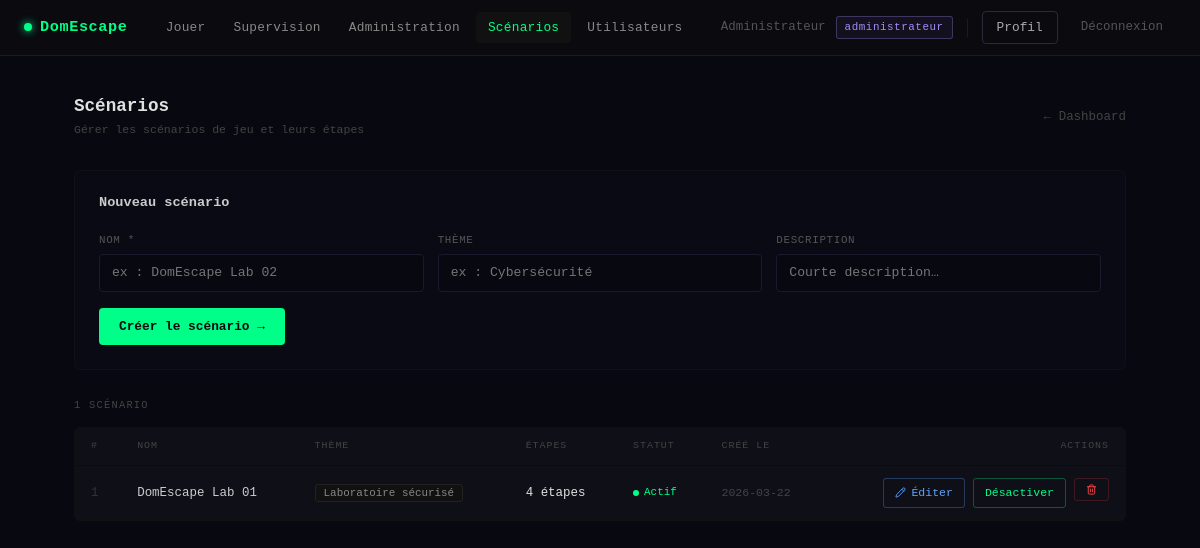
The app's page /admin/scenarios.php (signed in) with its own data.
### tables this page shows
CREATE TABLE scenario (
    id_scenario  INT AUTO_INCREMENT PRIMARY KEY,
    nom_scenario VARCHAR(150) NOT NULL,
    description  TEXT,
    theme        VARCHAR(100),
    actif        BOOLEAN      DEFAULT TRUE,
    cree_le      TIMESTAMP    DEFAULT CURRENT_TIMESTAMP
);

### admin/scenarios.php (the view, shortened to what this page needs)
<?php
$pdo     = getDB();
$scenarios = $pdo->query("
    SELECT s.*, COUNT(e.id_etape) AS nb_etapes
    FROM scenario s
    LEFT JOIN etape e ON s.id_scenario = e.id_scenario
    GROUP BY s.id_scenario
    ORDER BY s.cree_le DESC
")->fetchAll();
?>
<!DOCTYPE html>
<html lang="fr">
<head>
    <link href="https://cdn.jsdelivr.net/npm/bootstrap@5.3.0/dist/css/bootstrap.min.css" rel="stylesheet">
</head>
<body>
<?php require_once __DIR__ . '/../partials/nav.php'; ?>
<div class="admin-wrap">
    <div class="admin-header">
        <div>
            <h1>Scénarios</h1>
            <p>Gérer les scénarios de jeu et leurs étapes</p>
        </div>
        <a href="/domescape/admin/dashboard.php" style="font-size:.78rem; color:#444; text-decoration:none;">← Dashboard</a>
    </div>
    <div class="create-panel">
        <h2>Nouveau scénario</h2>
        <form method="POST">
            <div class="form-row">
                <div class="form-group">
                    <label>Nom *</label>
                    <input type="text" name="nom_scenario" placeholder="ex : DomEscape Lab 02" maxlength="150" required>
                </div>
                <div class="form-group">
                    <label>Thème</label>
                    <input type="text" name="theme" placeholder="ex : Cybersécurité" maxlength="100">
                </div>
                <div class="form-group">
                    <label>Description</label>
                    <input type="text" name="description" placeholder="Courte description…" maxlength="500">
                </div>
            </div>
            <button type="submit" class="btn-create">Créer le scénario →</button>
        </form>
    </div>
    <div class="section-label"><?= count($scenarios) ?> scénario<?= count($scenarios) != 1 ? 's' : '' ?></div>
    <div class="panel">
        <?php if (empty($scenarios)): ?>
            <div style="padding:32px; text-align:center; color:#333; font-size:.8rem;">Aucun scénario. Créez-en un ci-dessus.</div>
        <?php else: ?>
        <div style="overflow-x:auto;">
        <table>
            <thead>
                <tr>
                    <th>#</th>
                    <th>Nom</th>
                    <th>Thème</th>
                    <th>Étapes</th>
                    <th>Statut</th>
                    <th>Créé le</th>
                    <th style="text-align:right;">Actions</th>
                </tr>
            </thead>
            <tbody>
            <?php foreach ($scenarios as $s): ?>
                <tr>
                    <td style="color:#333;"><?= (int)$s['id_scenario'] ?></td>
                    <td style="color:#ccc; font-weight:500;"><?= htmlspecialchars($s['nom_scenario'], ENT_QUOTES, 'UTF-8') ?></td>
                    <td>
                        <?php if ($s['theme']): ?>
                            <span style="font-size:.68rem; color:#888; background:#111; border:1px solid #222; padding:2px 8px; border-radius:3px;">
                                <?= htmlspecialchars($s['theme'], ENT_QUOTES, 'UTF-8') ?>
                            </span>
                        <?php else: ?>
                            <span style="color:#333;">—</span>
                        <?php endif; ?>
                    </td>
                    <td style="color:<?= $s['nb_etapes'] > 0 ? '#e0e0e0' : '#444' ?>;">
                        <?= (int)$s['nb_etapes'] ?> étape<?= $s['nb_etapes'] != 1 ? 's' : '' ?>
                    </td>
                    <td>
                        <?php if ($s['actif']): ?>
                            <span class="active-badge">
                                <span class="dot" style="background:#00ff88;"></span>
                                <span style="color:#00ff88;">Actif</span>
                            </span>
                        <?php endif; ?>
                    </td>
                    <td style="color:#444; font-size:.72rem;"><?= htmlspecialchars(substr($s['cree_le'], 0, 10), ENT_QUOTES, 'UTF-8') ?></td>
                    <td>
                        <div style="display:flex; gap:8px; justify-content:flex-end;">
                            <a href="/domescape/admin/scenario_edit.php?id=<?= (int)$s['id_scenario'] ?>" class="btn-action btn-edit">
                                <i data-lucide="pencil" style="width:11px;height:11px;"></i> Éditer
                            </a>
                            <form method="POST" style="display:inline;">
                                <button type="submit" class="btn-action <?= $s['actif'] ? 'btn-toggle-on' : 'btn-toggle-off' ?>">
                                    <?= $s['actif'] ? 'Désactiver' : 'Activer' ?>
                                </button>
                            </form>
                            <form method="POST" style="display:inline;" onsubmit="return confirm('Supprimer ce scénario et toutes ses étapes ?');">
                                <button type="submit" class="btn-action btn-delete">
                                    <i data-lucide="trash-2" style="width:11px;height:11px;"></i>
                                </button>
                            </form>
                        </div>
                    </td>
                </tr>
            <?php endforeach; ?>
            </tbody>
        </table>
        </div>
        <?php endif; ?>
    </div>
</div>
</body>
</html>

### admin/scenarios.php (style rules this page uses)
body { background: #080810; color: #e0e0e0; font-family: 'Courier New', monospace; min-height: 100vh; }
a { color: #00ff88; }
.admin-wrap { max-width: 1100px; margin: 0 auto; padding: 40px 24px 80px; }
.admin-header { display: flex; justify-content: space-between; align-items: center; margin-bottom: 32px; }
.admin-header h1 { font-size: 1.1rem; font-weight: 700; margin: 0; color: #e0e0e0; }
.admin-header p { font-size: .72rem; color: #444; margin: 4px 0 0; }
.section-label { font-size: .65rem; letter-spacing: .12em; color: #444; text-transform: uppercase; margin-bottom: 14px; }
.panel { background: #0f0f18; border: 1px solid #111; border-radius: 6px; margin-bottom: 24px; overflow: hidden; }
table { width: 100%; border-collapse: collapse; font-size: .78rem; }
th { font-size: .62rem; letter-spacing: .1em; color: #444; text-transform: uppercase; padding: 11px 16px; text-align: left; font-weight: normal; border-bottom: 1px solid #0a0a14; }
td { padding: 12px 16px; border-bottom: 1px solid #0a0a14; vertical-align: middle; }
tbody tr:last-child td { border-bottom: none; }
.btn-action { display: inline-flex; align-items: center; gap: 5px; padding: 5px 11px; border: 1px solid; border-radius: 3px; font-size: .72rem; cursor: pointer; background: transparent; font-family: 'Courier New', monospace; transition: all .15s; text-decoration: none; white-space: nowrap; }
.btn-edit { color: #60a5fa; border-color: rgba(96,165,250,.3); }
.btn-toggle-on { color: #00ff88; border-color: rgba(0,255,136,.3); }
.btn-delete { color: #ff4444; border-color: rgba(255,68,68,.2); }
.active-badge { display: inline-flex; align-items: center; gap: 5px; font-size: .68rem; }
.dot { width: 6px; height: 6px; border-radius: 50%; flex-shrink: 0; }
.create-panel { background: #0a0a14; border: 1px solid #111; border-radius: 6px; padding: 24px; margin-bottom: 28px; }
.create-panel h2 { font-size: .85rem; font-weight: 700; color: #ccc; margin: 0 0 20px; }
.form-row { display: grid; grid-template-columns: 1fr 1fr 1fr; gap: 14px; margin-bottom: 16px; }
.form-group label { font-size: .68rem; color: #555; letter-spacing: .06em; text-transform: uppercase; display: block; margin-bottom: 6px; }
.form-group input, .form-group textarea { width: 100%; background: #080810; border: 1px solid #1a1a2e; color: #e0e0e0; font-family: 'Courier New', monospace; font-size: .82rem; padding: 8px 12px; border-radius: 4px; outline: none; transition: border-color .15s; }
.btn-create { background: #00ff88; color: #080810; font-weight: 700; font-size: .8rem; padding: 9px 20px; border: none; border-radius: 4px; cursor: pointer; font-family: 'Courier New', monospace; transition: background .15s; }

### records on screen
scenario: id_scenario "1", nom_scenario "DomEscape Lab 01", theme "Laboratoire sécurisé", nb_etapes "4", actif 1 (drawn), cree_le "2026-03-22"

### other values on screen
$_nav_user['nom'] "Administrateur"
$primaryRole "administrateur"
count($scenarios) "1"
